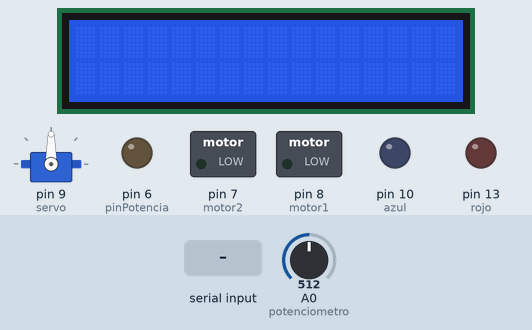
Simulated run of this sketch. Board: Arduino Uno, built with avr-gcc and run on an emulated ATmega328P. On the bench: 16×2 character LCD, servo, switched loads named in the sketch (green lamp = pin HIGH), output pins drawn as LEDs (lit = HIGH). The inputs (shaded band) are chosen by the test bench; at power-on: A0 (potenciometro) = 512.

Above: at 1.2 s.
1.3 s: "r" received over Serial
At 2.0 s:
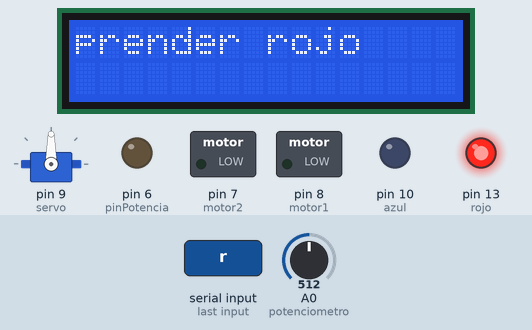
2.8 s: "s" received over Serial
At 3.1 s:
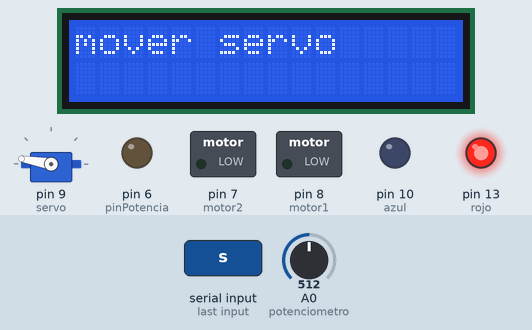
4.3 s: "R" received over Serial
At 5.5 s:
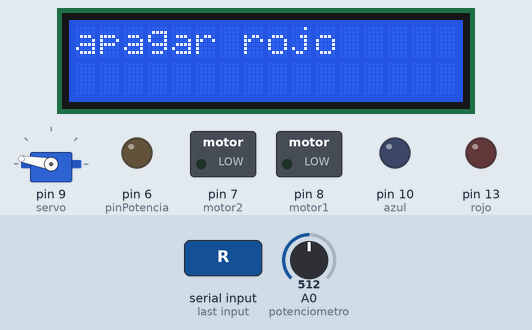
5.8 s: "S" received over Serial
At 6.6 s:
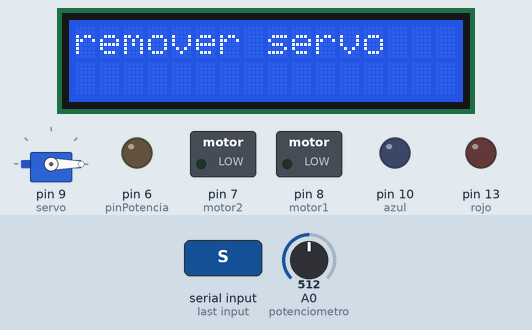
7.3 s: "a" received over Serial
At 7.8 s:
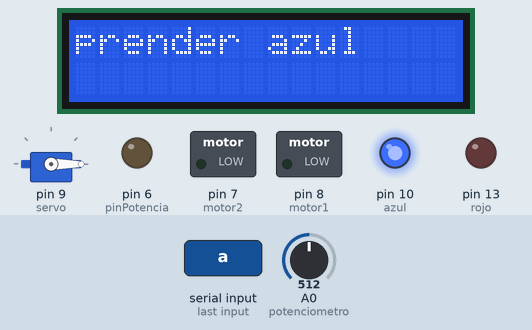
8.8 s: "m" received over Serial
At 10.1 s:
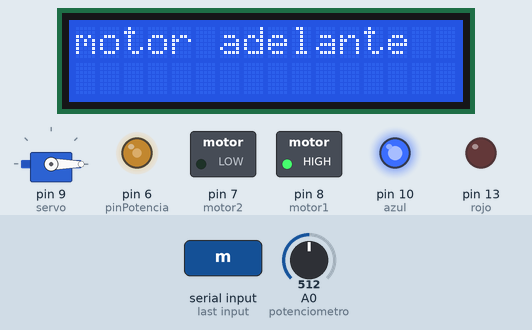
Timing chart, 0 to 11.3 s (numbered marks = the images above; inputs shaded):
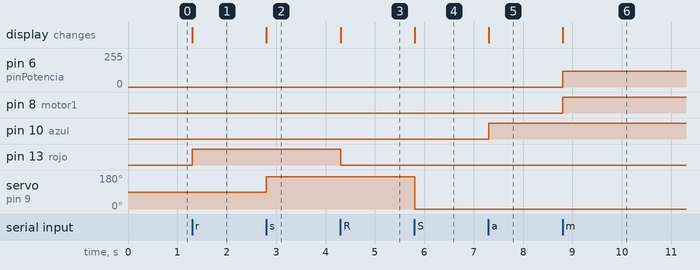

Measured:
- after the input at 1.3 s, pin 13 (rojo): LOW → HIGH at once; the display: changes at once (image 1)
- after the input at 2.8 s, servo on pin 9 (servo): 90° → 170° at once; the display: changes at once (image 2)
- after the input at 4.3 s, pin 13 (rojo): HIGH → LOW at once; the display: changes at once (image 3)
- after the input at 5.8 s, servo on pin 9 (servo): 170° → 0° at once; the display: changes at once (image 4)
- after the input at 7.3 s, pin 10 (azul): LOW → HIGH at once; the display: changes at once (image 5)
- after the input at 8.8 s, pin 6 (pinPotencia): 0/255 → 120/255 at once; pin 8 (motor1): LOW → HIGH at once; the display: changes at once (image 6)

The sketch:

primer_bluetooth.ino
```cpp
#include <LiquidCrystal.h>

#include <Servo.h>

Servo servo;

int rojo=13;
int azul = 10;
char estado=0;
int motor1 = 8;
int motor2 = 7;
int pinPotencia = 6;
int potenciometro = A0;
int potencia;

const int rs = 12, en = 11, d4 = 5, d5 = 4, d6 = 3, d7 = 2;
LiquidCrystal lcd(rs, en, d4, d5, d6, d7);

void setup() {
  lcd.begin(16,2);
  servo.attach(9);
  pinMode(rojo,OUTPUT);
  pinMode(azul,OUTPUT);
  pinMode(motor1,OUTPUT);
  pinMode(motor2,OUTPUT);
  pinMode(pinPotencia,OUTPUT);
  pinMode(potenciometro,INPUT);
  Serial.begin(38400);
}

void loop() {
  potencia = analogRead(potenciometro);
  potencia = map(potencia,0,1023,0,255);
  potencia = constrain(potencia,0,120);
  if(Serial.available()>0){
    estado = Serial.read();
    lcd.clear();
    switch(estado){
    case 'r': // led rojo
        lcd.write("prender rojo");
    break;
    case 'R': // apagar led rojo
        lcd.write("apagar rojo" );
    break;
    case 's': // mover servo
        lcd.write("mover servo");
    break;
    case 'S': // mover servo
        lcd.write("remover servo");
    break;
    case 'a': // led azul
        lcd.write("prender azul");
    break;
    case 'A': // apagar led azul
        lcd.write("apagar azul");
    break;
    case 'm': //motor adelante
        lcd.write("motor adelante");
    break;
    case 'n': //motor atras
        lcd.write("motor atras");
    break;
    case 'M': //apagar motor
        lcd.write("apagar motor");
    break;
    default:
        lcd.write("comando:");
        lcd.write(estado);
  }
  }

  switch(estado){
    case 'r': // led rojo
        digitalWrite(rojo,HIGH);
    break;
    case 'R': // apagar led rojo
        digitalWrite(rojo,LOW);
    break;
    case 's': // mover servo
        servo.write(170);
    break;
    case 'S': // mover servo
        servo.write(0);
    break;
    case 'a': // led azul
        digitalWrite(azul,HIGH);
    break;
    case 'A': // apagar led azul
        digitalWrite(azul,LOW);
    break;
    case 'm': //motor adelante
        digitalWrite(motor1,HIGH);
        digitalWrite(motor2,LOW);
        analogWrite(pinPotencia,potencia);
    break;
    case 'n': //motor atras
        digitalWrite(motor1,LOW);
        digitalWrite(motor2,HIGH);
        analogWrite(pinPotencia,potencia);
    break;
    case 'M': //apagar motor
        analogWrite(pinPotencia,0);
    break;
  }


}
```
